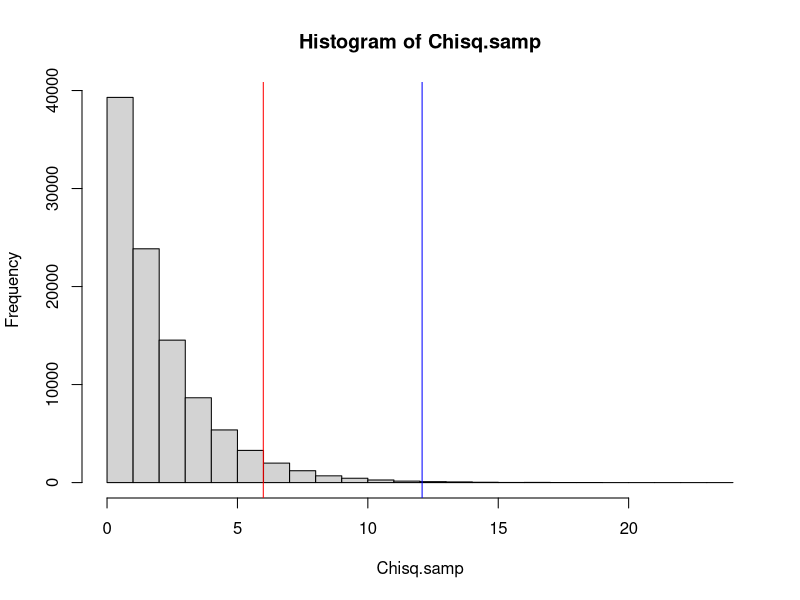

Generate this figure with R:
# Program to compute the likelihood ratio test of the poisson fields ex.
# Data are the number of trees observed inside a quadrat.  

y1.vec <- c(2,7,3,2,4,6)
n1 <- length(y1.vec)

y2.vec <- c(1,1,1,2,2,0,1,1)
n2 <- length(y2.vec)

y3.vec <- c(2,4,3,0,2,4,1)
n3 <- length(y3.vec)

all.quadrats <- c(y1.vec,y2.vec,y3.vec)
n <- n1+n2+n3

mu1.hat <- mean(y1.vec)
mu2.hat <- mean(y2.vec)
mu3.hat <- mean(y3.vec)
mu0.hat <- mean(all.quadrats) 

ln.Lo.hat <- sum(dpois(x=all.quadrats,lambda=mu0.hat,log=TRUE)) # density

ln.L1.hat <- sum(dpois(x=y1.vec,lambda=mu1.hat,log=TRUE)) +

					 sum(dpois(x=y2.vec,lambda=mu2.hat,log=TRUE)) + 
					 
					 sum(dpois(x=y3.vec,lambda=mu3.hat,log=TRUE))

Gsq.obs <- -2*(ln.Lo.hat-ln.L1.hat)

dfs <- 3-1 # 3 parameters estimated under H1 - 1 parameter estimated under Ho
alpha <- 0.05
Gsq.crit <- qchisq(p=1-alpha, df=dfs) # quantile
pvalue <- 1-pchisq(q=Gsq.obs,df=dfs) # cumlative

Chisq.samp <- rchisq(n=100000, df=dfs) # simulate random numbers

hist(Chisq.samp)
abline(v=Gsq.obs, col="blue")
abline(v=Gsq.crit, col="red")








